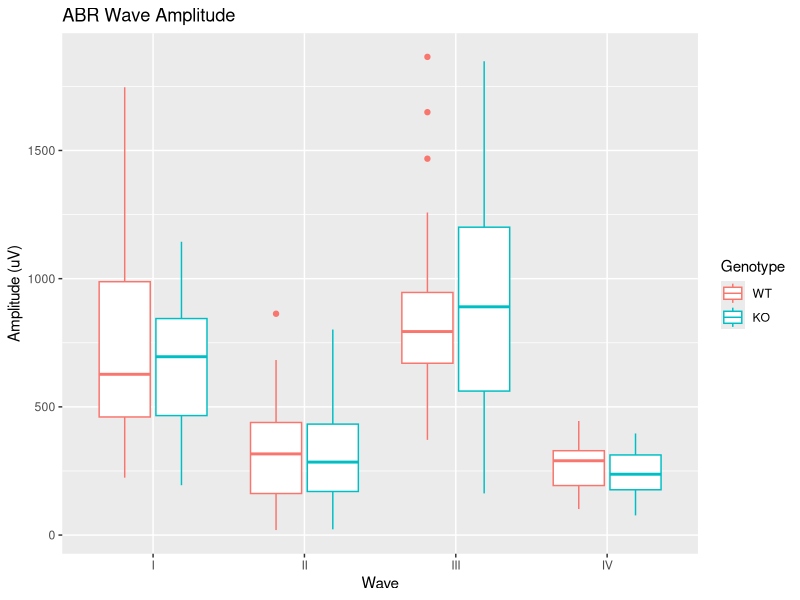
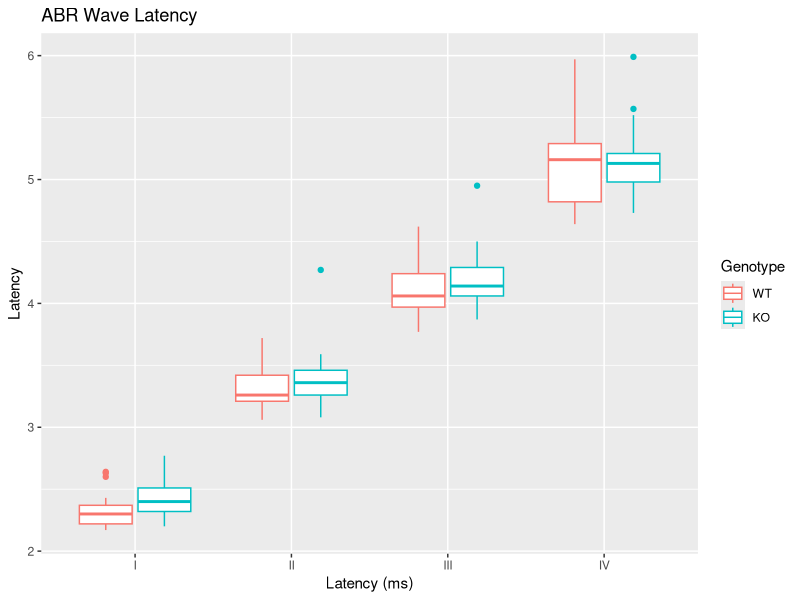

Reproduce these figures in R, in order.
library(tidyverse)


# Importing csv file containing ABR data [Note: ensure file is in wd]
abr_data <- read.csv("BIO708_Amps_Lats_NC.csv")

# ============================  
# Examine structure of the data you imported
str(abr_data) 
sapply (abr_data,class) # explicitly checks classes for every header
# Shows that I have two types of variables - characters and numbers

# Examine the data for problems, and to make sure you understand the R classes
# Will check if my categorical variables (Age, Sex, Genotype, Age) have expected categories
categorical <- c("SubjectID", "Age", "Sex", "Genotype", "Wave")
lapply(abr_data[categorical], unique)
lapply(abr_data[categorical], table)

# Output shows expect categories for each variable

# Now lets check to make sure there's no duplicates for the same mouse and wave
abr_duplicates <- abr_data %>%
  count(SubjectID, Wave) %>%
  filter(n > 1)
print(abr_duplicates)
# The output is '0 rows' which means no duplicates

# Time to check if there are NA values in the numerical variables
# From abr_data, count how many NAs there are in numeric columns (i.e. Amplitude, Latency, P2P)
amps_lats <- abr_data %>%
  summarise(across(where(is.numeric), ~ sum(is.na(.))))
print(amps_lats)

# Time to convert character variables to factors to clean data 
abr_clean <- abr_data %>%
  mutate(
    SubjectID = factor(SubjectID),
    Sex = factor(Sex),
    Age = factor(Age, levels = c("J", "A")), # changed to factor with two levels
    Genotype = factor(Genotype, levels = c("WT", "KO")), # changed to factor with two levels
    Wave = factor(Wave, levels = c("I", "II", "III", "IV"))  # changed to factor with four levels
  )

# Re-check structure - categorical variables should now be factors, can also just do this in console 
str(abr_clean)

# ============================  
# Make one or two plots that might help you see whether your data have any errors or anomalies
ggplot(abr_clean, aes(x = Wave, y = Amplitude, color = Genotype)) +
  geom_boxplot() +
  labs(y = "Amplitude (uV)", title = "ABR Wave Amplitude")

ggplot(abr_clean, aes(x = Wave, y = Latency,  color = Genotype)) +
  geom_boxplot() +
  labs(x = "Latency (ms)", title = "ABR Wave Latency")

# Can see some outliers, particularly for wave III amplitudes but this can be cleaned in the future with separate age analysis

# ============================  
# Use the saveRDS function in R to save a clean (or clean-ish) version of your data
saveRDS(abr_clean, file = "abr_cleaned.rds")
